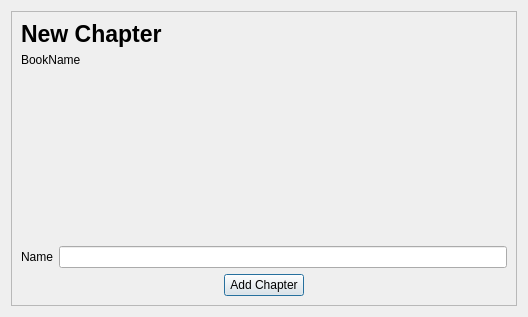
<?xml version="1.0" encoding="UTF-8"?>
<ui version="4.0">
 <class>newChapter</class>
 <widget class="QDialog" name="newChapter">
  <property name="geometry">
   <rect>
    <x>0</x>
    <y>0</y>
    <width>528</width>
    <height>317</height>
   </rect>
  </property>
  <property name="windowTitle">
   <string>Dialog</string>
  </property>
  <layout class="QGridLayout" name="gridLayout">
   <item row="0" column="0">
    <widget class="QFrame" name="frame">
     <property name="frameShape">
      <enum>QFrame::StyledPanel</enum>
     </property>
     <property name="frameShadow">
      <enum>QFrame::Raised</enum>
     </property>
     <layout class="QGridLayout" name="gridLayout_2">
      <item row="0" column="0">
       <layout class="QVBoxLayout" name="verticalLayout">
        <item>
         <widget class="QLabel" name="label">
          <property name="font">
           <font>
            <pointsize>17</pointsize>
            <weight>75</weight>
            <bold>true</bold>
           </font>
          </property>
          <property name="text">
           <string>New Chapter</string>
          </property>
         </widget>
        </item>
        <item>
         <widget class="QLabel" name="bookName">
          <property name="text">
           <string>BookName</string>
          </property>
         </widget>
        </item>
        <item>
         <spacer name="verticalSpacer">
          <property name="orientation">
           <enum>Qt::Vertical</enum>
          </property>
          <property name="sizeHint" stdset="0">
           <size>
            <width>20</width>
            <height>40</height>
           </size>
          </property>
         </spacer>
        </item>
        <item>
         <layout class="QHBoxLayout" name="horizontalLayout">
          <item>
           <layout class="QFormLayout" name="formLayout">
            <item row="0" column="0">
             <widget class="QLabel" name="label_3">
              <property name="text">
               <string>Name</string>
              </property>
             </widget>
            </item>
            <item row="0" column="1">
             <widget class="QLineEdit" name="lineEdit"/>
            </item>
           </layout>
          </item>
         </layout>
        </item>
        <item>
         <layout class="QHBoxLayout" name="horizontalLayout_2">
          <item>
           <spacer name="horizontalSpacer_3">
            <property name="orientation">
             <enum>Qt::Horizontal</enum>
            </property>
            <property name="sizeHint" stdset="0">
             <size>
              <width>40</width>
              <height>20</height>
             </size>
            </property>
           </spacer>
          </item>
          <item>
           <widget class="QPushButton" name="btn">
            <property name="text">
             <string>Add Chapter</string>
            </property>
            <property name="default">
             <bool>true</bool>
            </property>
           </widget>
          </item>
          <item>
           <spacer name="horizontalSpacer_4">
            <property name="orientation">
             <enum>Qt::Horizontal</enum>
            </property>
            <property name="sizeHint" stdset="0">
             <size>
              <width>40</width>
              <height>20</height>
             </size>
            </property>
           </spacer>
          </item>
         </layout>
        </item>
       </layout>
      </item>
     </layout>
    </widget>
   </item>
  </layout>
 </widget>
 <resources/>
 <connections/>
</ui>
